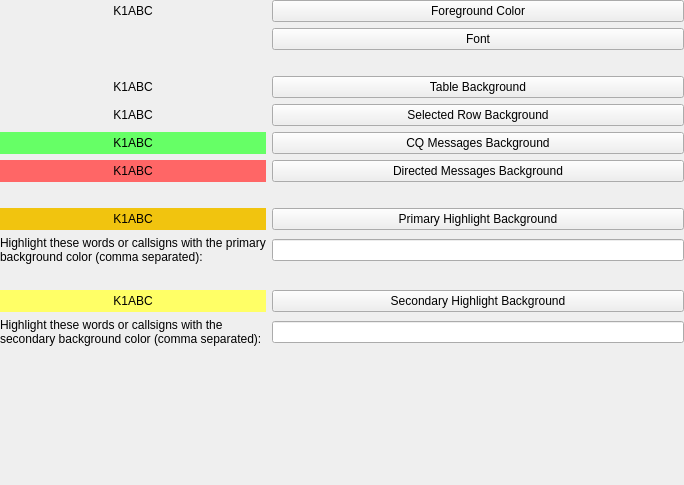
             <widget class="QWidget" name="scrollAreaContentsWidget_8">
              <property name="geometry">
               <rect>
                <x>0</x>
                <y>0</y>
                <width>684</width>
                <height>485</height>
               </rect>
              </property>
              <layout class="QVBoxLayout" name="verticalLayout_14">
               <property name="leftMargin">
                <number>0</number>
               </property>
               <property name="topMargin">
                <number>0</number>
               </property>
               <property name="rightMargin">
                <number>0</number>
               </property>
               <property name="bottomMargin">
                <number>0</number>
               </property>
               <item>
                <layout class="QGridLayout" name="gridLayout_15">
                 <property name="leftMargin">
                  <number>0</number>
                 </property>
                 <property name="rightMargin">
                  <number>0</number>
                 </property>
                 <property name="bottomMargin">
                  <number>0</number>
                 </property>
                 <item row="8" column="1">
                  <widget class="QPushButton" name="primaryHighlightButton">
                   <property name="minimumSize">
                    <size>
                     <width>140</width>
                     <height>0</height>
                    </size>
                   </property>
                   <property name="text">
                    <string>Primary Highlight Background</string>
                   </property>
                  </widget>
                 </item>
                 <item row="10" column="1">
                  <spacer name="verticalSpacer_17">
                   <property name="orientation">
                    <enum>Qt::Orientation::Vertical</enum>
                   </property>
                   <property name="sizeHint" stdset="0">
                    <size>
                     <width>20</width>
                     <height>20</height>
                    </size>
                   </property>
                  </spacer>
                 </item>
                 <item row="0" column="1">
                  <widget class="QPushButton" name="tableForegroundButton">
                   <property name="text">
                    <string>Foreground Color</string>
                   </property>
                  </widget>
                 </item>
                 <item row="9" column="0">
                  <widget class="QLabel" name="label_25">
                   <property name="text">
                    <string>Highlight these words or callsigns with the primary background color (comma separated):</string>
                   </property>
                   <property name="wordWrap">
                    <bool>true</bool>
                   </property>
                  </widget>
                 </item>
                 <item row="4" column="0">
                  <widget class="QLabel" name="tableSelectionBackgroundLabel">
                   <property name="minimumSize">
                    <size>
                     <width>80</width>
                     <height>20</height>
                    </size>
                   </property>
                   <property name="styleSheet">
                    <string notr="true">QLabel{background-color: #3498db}&lt;?xml version=&quot;1.0&quot; encoding=&quot;UTF-8&quot;?&gt;
&lt;ui version=&quot;4.0&quot;&gt;
&lt;widget name=&quot;__qt_fake_top_level&quot;&gt;
&lt;widget class=&quot;QLabel&quot; name=&quot;labCQ&quot;&gt;
&lt;property name=&quot;geometry&quot;&gt;
&lt;rect&gt;
&lt;x&gt;12&lt;/x&gt;
&lt;y&gt;32&lt;/y&gt;
&lt;width&gt;302&lt;/width&gt;
&lt;height&gt;25&lt;/height&gt;
&lt;/rect&gt;
&lt;/property&gt;
&lt;property name=&quot;minimumSize&quot;&gt;
&lt;size&gt;
&lt;width&gt;80&lt;/width&gt;
&lt;height&gt;20&lt;/height&gt;
&lt;/size&gt;
&lt;/property&gt;
&lt;property name=&quot;styleSheet&quot;&gt;
&lt;string notr=&quot;true&quot;&gt;QLabel{background-color: #66ff66}&lt;/string&gt;
&lt;/property&gt;
&lt;property name=&quot;text&quot;&gt;
&lt;string&gt;K1ABC&lt;/string&gt;
&lt;/property&gt;
&lt;property name=&quot;alignment&quot;&gt;
&lt;set&gt;Qt::AlignCenter&lt;/set&gt;
&lt;/property&gt;
&lt;/widget&gt;
&lt;/widget&gt;
&lt;resources/&gt;
&lt;/ui&gt;
</string>
                   </property>
                   <property name="text">
                    <string>K1ABC</string>
                   </property>
                   <property name="alignment">
                    <set>Qt::AlignmentFlag::AlignCenter</set>
                   </property>
                  </widget>
                 </item>
                 <item row="8" column="0">
                  <widget class="QLabel" name="primaryHighlightLabel">
                   <property name="minimumSize">
                    <size>
                     <width>80</width>
                     <height>20</height>
                    </size>
                   </property>
                   <property name="styleSheet">
                    <string notr="true">QLabel{background-color: #f1c40f}</string>
                   </property>
                   <property name="text">
                    <string>K1ABC</string>
                   </property>
                   <property name="alignment">
                    <set>Qt::AlignmentFlag::AlignCenter</set>
                   </property>
                  </widget>
                 </item>
                 <item row="7" column="1">
                  <spacer name="verticalSpacer_11">
                   <property name="orientation">
                    <enum>Qt::Orientation::Vertical</enum>
                   </property>
                   <property name="sizeHint" stdset="0">
                    <size>
                     <width>20</width>
                     <height>20</height>
                    </size>
                   </property>
                  </spacer>
                 </item>
                 <item row="11" column="1">
                  <widget class="QPushButton" name="secondaryHighlightButton">
                   <property name="minimumSize">
                    <size>
                     <width>140</width>
                     <height>0</height>
                    </size>
                   </property>
                   <property name="text">
                    <string>Secondary Highlight Background</string>
                   </property>
                  </widget>
                 </item>
                 <item row="12" column="1">
                  <widget class="QLineEdit" name="secondaryHighlightLineEdit"/>
                 </item>
                 <item row="3" column="1">
                  <widget class="QPushButton" name="tableBackgroundButton">
                   <property name="text">
                    <string>Table Background</string>
                   </property>
                  </widget>
                 </item>
                 <item row="0" column="0">
                  <widget class="QLabel" name="tableForegroundLabel">
                   <property name="minimumSize">
                    <size>
                     <width>80</width>
                     <height>20</height>
                    </size>
                   </property>
                   <property name="styleSheet">
                    <string notr="true">QLabel{background-color: white}&lt;?xml version=&quot;1.0&quot; encoding=&quot;UTF-8&quot;?&gt;
&lt;ui version=&quot;4.0&quot;&gt;
&lt;widget name=&quot;__qt_fake_top_level&quot;&gt;
&lt;widget class=&quot;QLabel&quot; name=&quot;labCQ&quot;&gt;
&lt;property name=&quot;geometry&quot;&gt;
&lt;rect&gt;
&lt;x&gt;12&lt;/x&gt;
&lt;y&gt;32&lt;/y&gt;
&lt;width&gt;302&lt;/width&gt;
&lt;height&gt;25&lt;/height&gt;
&lt;/rect&gt;
&lt;/property&gt;
&lt;property name=&quot;minimumSize&quot;&gt;
&lt;size&gt;
&lt;width&gt;80&lt;/width&gt;
&lt;height&gt;20&lt;/height&gt;
&lt;/size&gt;
&lt;/property&gt;
&lt;property name=&quot;styleSheet&quot;&gt;
&lt;string notr=&quot;true&quot;&gt;QLabel{background-color: #66ff66}&lt;/string&gt;
&lt;/property&gt;
&lt;property name=&quot;text&quot;&gt;
&lt;string&gt;K1ABC&lt;/string&gt;
&lt;/property&gt;
&lt;property name=&quot;alignment&quot;&gt;
&lt;set&gt;Qt::AlignCenter&lt;/set&gt;
&lt;/property&gt;
&lt;/widget&gt;
&lt;/widget&gt;
&lt;resources/&gt;
&lt;/ui&gt;
</string>
                   </property>
                   <property name="text">
                    <string>K1ABC</string>
                   </property>
                   <property name="alignment">
                    <set>Qt::AlignmentFlag::AlignCenter</set>
                   </property>
                  </widget>
                 </item>
                 <item row="3" column="0">
                  <widget class="QLabel" name="tableBackgroundLabel">
                   <property name="minimumSize">
                    <size>
                     <width>80</width>
                     <height>20</height>
                    </size>
                   </property>
                   <property name="styleSheet">
                    <string notr="true">QLabel{background-color: white}&lt;?xml version=&quot;1.0&quot; encoding=&quot;UTF-8&quot;?&gt;
&lt;ui version=&quot;4.0&quot;&gt;
&lt;widget name=&quot;__qt_fake_top_level&quot;&gt;
&lt;widget class=&quot;QLabel&quot; name=&quot;labCQ&quot;&gt;
&lt;property name=&quot;geometry&quot;&gt;
&lt;rect&gt;
&lt;x&gt;12&lt;/x&gt;
&lt;y&gt;32&lt;/y&gt;
&lt;width&gt;302&lt;/width&gt;
&lt;height&gt;25&lt;/height&gt;
&lt;/rect&gt;
&lt;/property&gt;
&lt;property name=&quot;minimumSize&quot;&gt;
&lt;size&gt;
&lt;width&gt;80&lt;/width&gt;
&lt;height&gt;20&lt;/height&gt;
&lt;/size&gt;
&lt;/property&gt;
&lt;property name=&quot;styleSheet&quot;&gt;
&lt;string notr=&quot;true&quot;&gt;QLabel{background-color: #66ff66}&lt;/string&gt;
&lt;/property&gt;
&lt;property name=&quot;text&quot;&gt;
&lt;string&gt;K1ABC&lt;/string&gt;
&lt;/property&gt;
&lt;property name=&quot;alignment&quot;&gt;
&lt;set&gt;Qt::AlignCenter&lt;/set&gt;
&lt;/property&gt;
&lt;/widget&gt;
&lt;/widget&gt;
&lt;resources/&gt;
&lt;/ui&gt;
</string>
                   </property>
                   <property name="text">
                    <string>K1ABC</string>
                   </property>
                   <property name="alignment">
                    <set>Qt::AlignmentFlag::AlignCenter</set>
                   </property>
                  </widget>
                 </item>
                 <item row="1" column="1">
                  <widget class="QPushButton" name="tableFontButton">
                   <property name="text">
                    <string>Font</string>
                   </property>
                  </widget>
                 </item>
                 <item row="5" column="0">
                  <widget class="QLabel" name="cqMessagesLabel">
                   <property name="minimumSize">
                    <size>
                     <width>80</width>
                     <height>20</height>
                    </size>
                   </property>
                   <property name="styleSheet">
                    <string notr="true">QLabel{background-color: #66ff66}</string>
                   </property>
                   <property name="text">
                    <string>K1ABC</string>
                   </property>
                   <property name="alignment">
                    <set>Qt::AlignmentFlag::AlignCenter</set>
                   </property>
                  </widget>
                 </item>
                 <item row="6" column="0">
                  <widget class="QLabel" name="labMyCall">
                   <property name="minimumSize">
                    <size>
                     <width>80</width>
                     <height>20</height>
                    </size>
                   </property>
                   <property name="styleSheet">
                    <string notr="true">QLabel{background-color: #ff6666}</string>
                   </property>
                   <property name="text">
                    <string>K1ABC</string>
                   </property>
                   <property name="alignment">
                    <set>Qt::AlignmentFlag::AlignCenter</set>
                   </property>
                  </widget>
                 </item>
                 <item row="6" column="1">
                  <widget class="QPushButton" name="pbMyCall">
                   <property name="minimumSize">
                    <size>
                     <width>140</width>
                     <height>0</height>
                    </size>
                   </property>
                   <property name="text">
                    <string>Directed Messages Background</string>
                   </property>
                  </widget>
                 </item>
                 <item row="5" column="1">
                  <widget class="QPushButton" name="cqMessagesButton">
                   <property name="minimumSize">
                    <size>
                     <width>140</width>
                     <height>0</height>
                    </size>
                   </property>
                   <property name="text">
                    <string>CQ Messages Background</string>
                   </property>
                  </widget>
                 </item>
                 <item row="12" column="0">
                  <widget class="QLabel" name="label_20">
                   <property name="text">
                    <string>Highlight these words or callsigns with the secondary background color (comma separated):</string>
                   </property>
                   <property name="wordWrap">
                    <bool>true</bool>
                   </property>
                  </widget>
                 </item>
                 <item row="9" column="1">
                  <widget class="QLineEdit" name="primaryHighlightLineEdit"/>
                 </item>
                 <item row="4" column="1">
                  <widget class="QPushButton" name="tableSelectedRowBackgroundButton">
                   <property name="text">
                    <string>Selected Row Background</string>
                   </property>
                  </widget>
                 </item>
                 <item row="2" column="1">
                  <spacer name="verticalSpacer">
                   <property name="orientation">
                    <enum>Qt::Orientation::Vertical</enum>
                   </property>
                   <property name="sizeHint" stdset="0">
                    <size>
                     <width>20</width>
                     <height>20</height>
                    </size>
                   </property>
                  </spacer>
                 </item>
                 <item row="11" column="0">
                  <widget class="QLabel" name="secondaryHighlightLabel">
                   <property name="minimumSize">
                    <size>
                     <width>80</width>
                     <height>20</height>
                    </size>
                   </property>
                   <property name="styleSheet">
                    <string notr="true">QLabel{background-color: #ffff66}</string>
                   </property>
                   <property name="text">
                    <string>K1ABC</string>
                   </property>
                   <property name="alignment">
                    <set>Qt::AlignmentFlag::AlignCenter</set>
                   </property>
                  </widget>
                 </item>
                </layout>
               </item>
               <item>
                <spacer name="verticalSpacer_6">
                 <property name="orientation">
                  <enum>Qt::Orientation::Vertical</enum>
                 </property>
                 <property name="sizeType">
                  <enum>QSizePolicy::Policy::Expanding</enum>
                 </property>
                 <property name="sizeHint" stdset="0">
                  <size>
                   <width>20</width>
                   <height>10</height>
                  </size>
                 </property>
                </spacer>
               </item>
              </layout>
             </widget>
